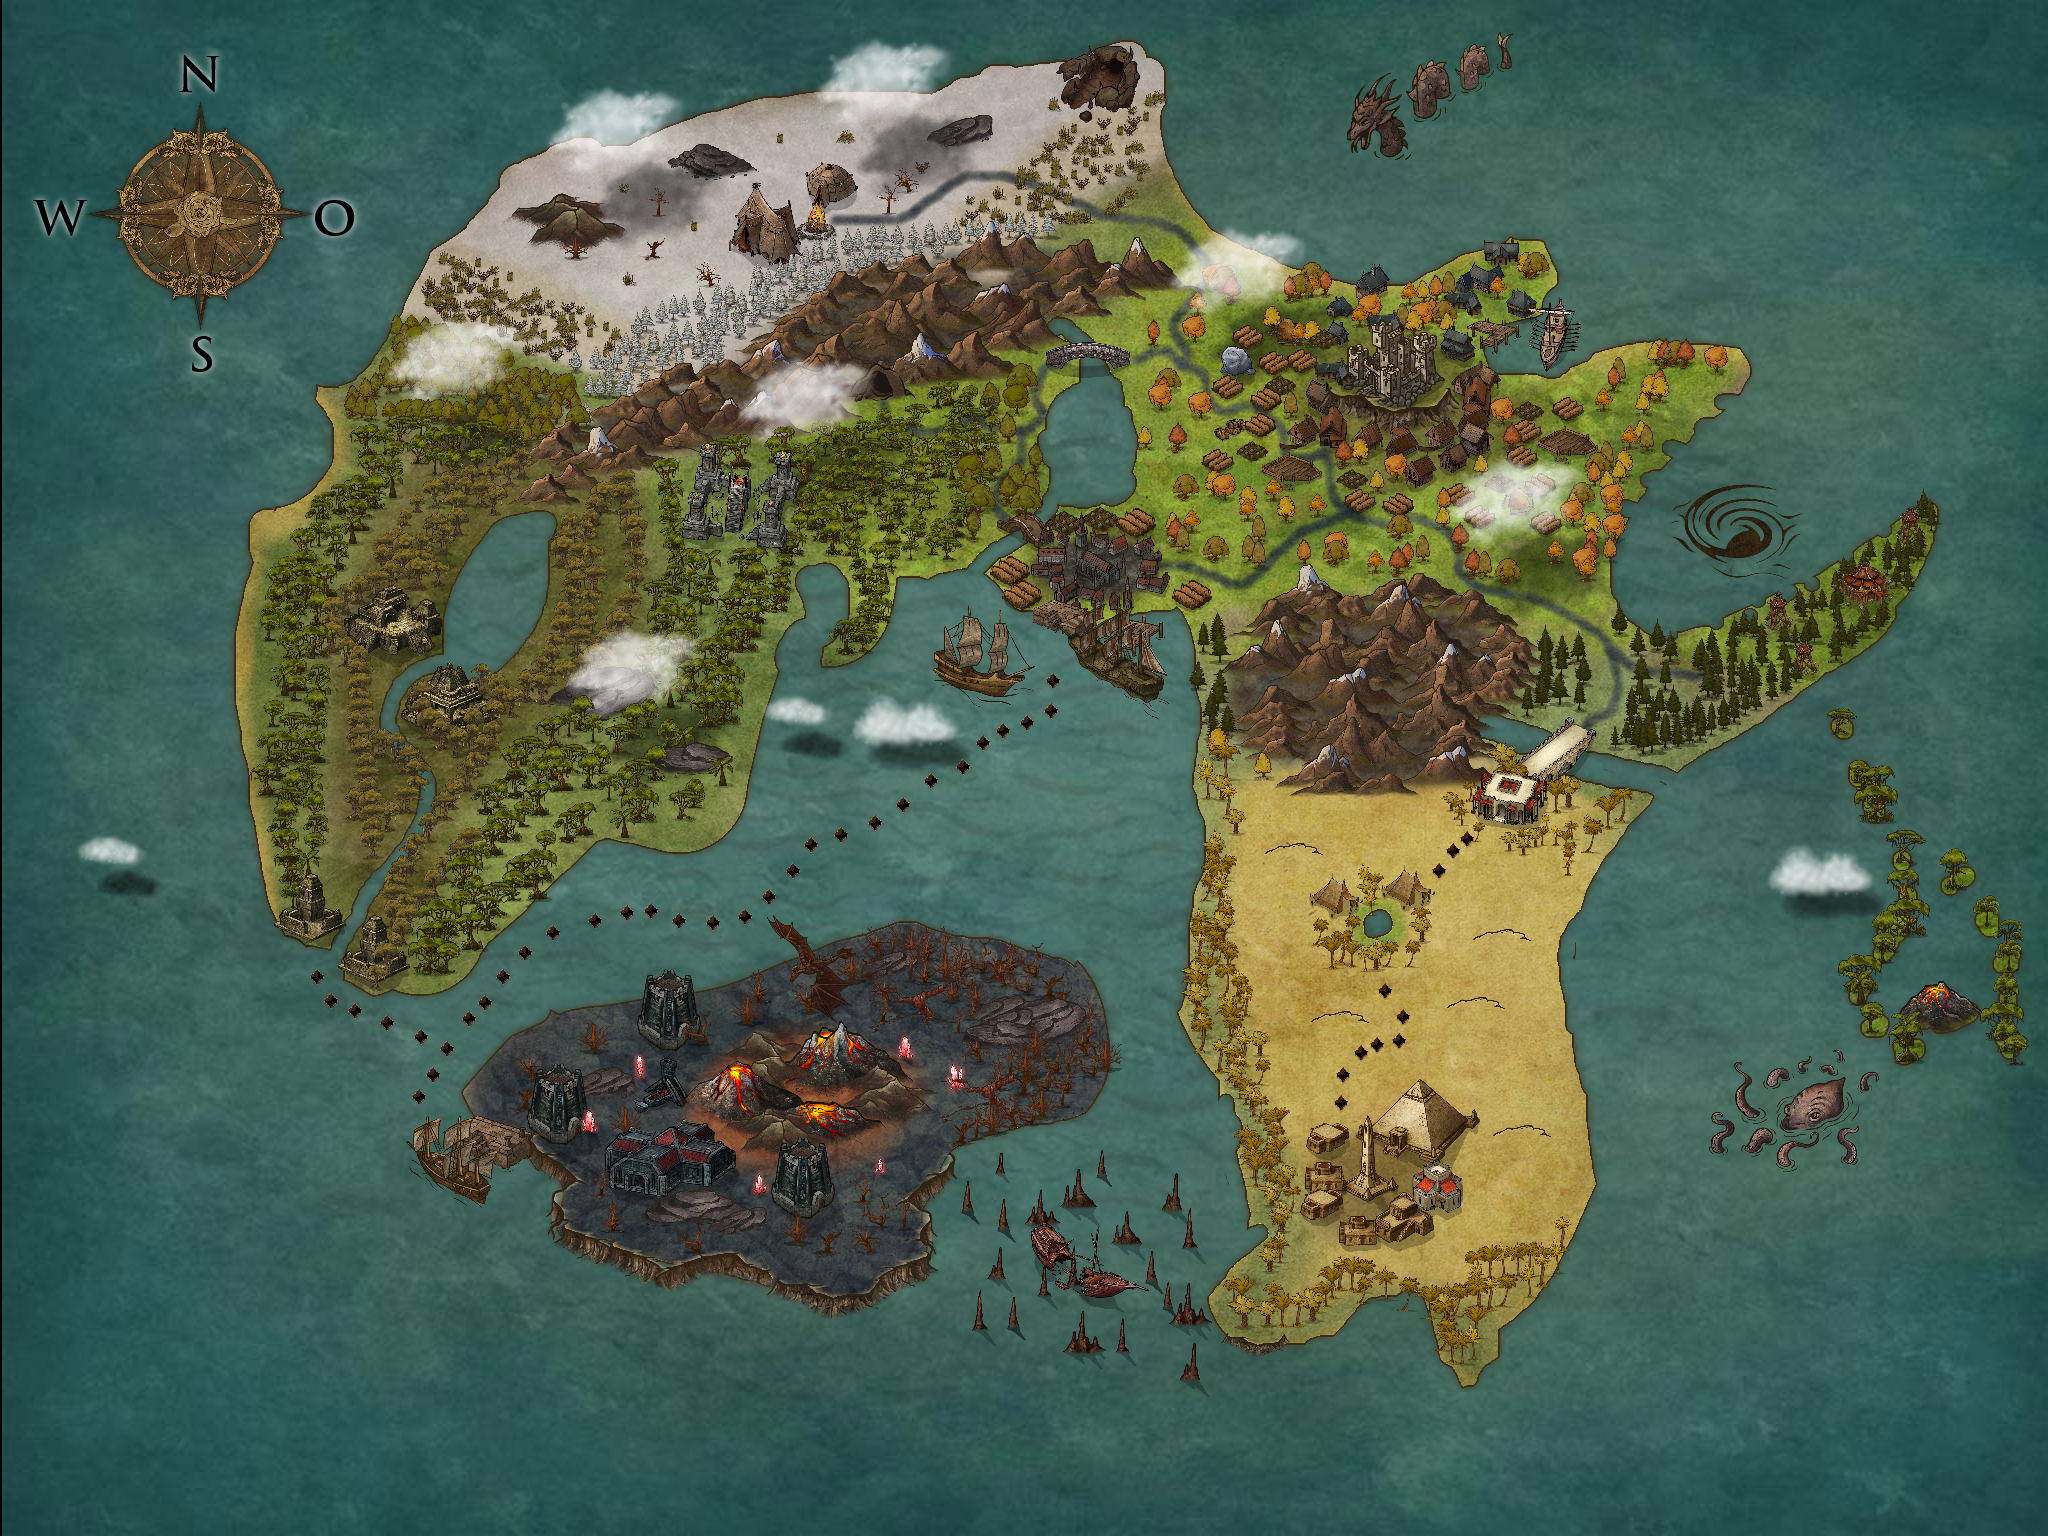

This game map was drawn from its Tiled (.tmx) file and the tilesets committed beside it. A one-line description and the trimmed map source follow:
An orthogonal 64x48 tile map with 32x32 px tiles, 1 tile layer (Kachelebene 1).

<map version="1.2" tiledversion="1.2.3" orientation="orthogonal" renderorder="right-down" width="64" height="48" tilewidth="32" tileheight="32" infinite="0" nextlayerid="4" nextobjectid="1">
 <tileset firstgid="1" name="worldmap" tilewidth="32" tileheight="32" tilecount="3072" columns="64">
  <image source="projects/awesomeroadtrip/android/src/main/assets/worldmap.jpg" width="2048" height="1536" />
 </tileset>
 <layer id="3" name="Kachelebene 1" width="64" height="48" offsetx="2" offsety="0">
  <data>[3072 cells, 3072 non-empty, 3072 distinct tile ids]</data>
 </layer>
</map>